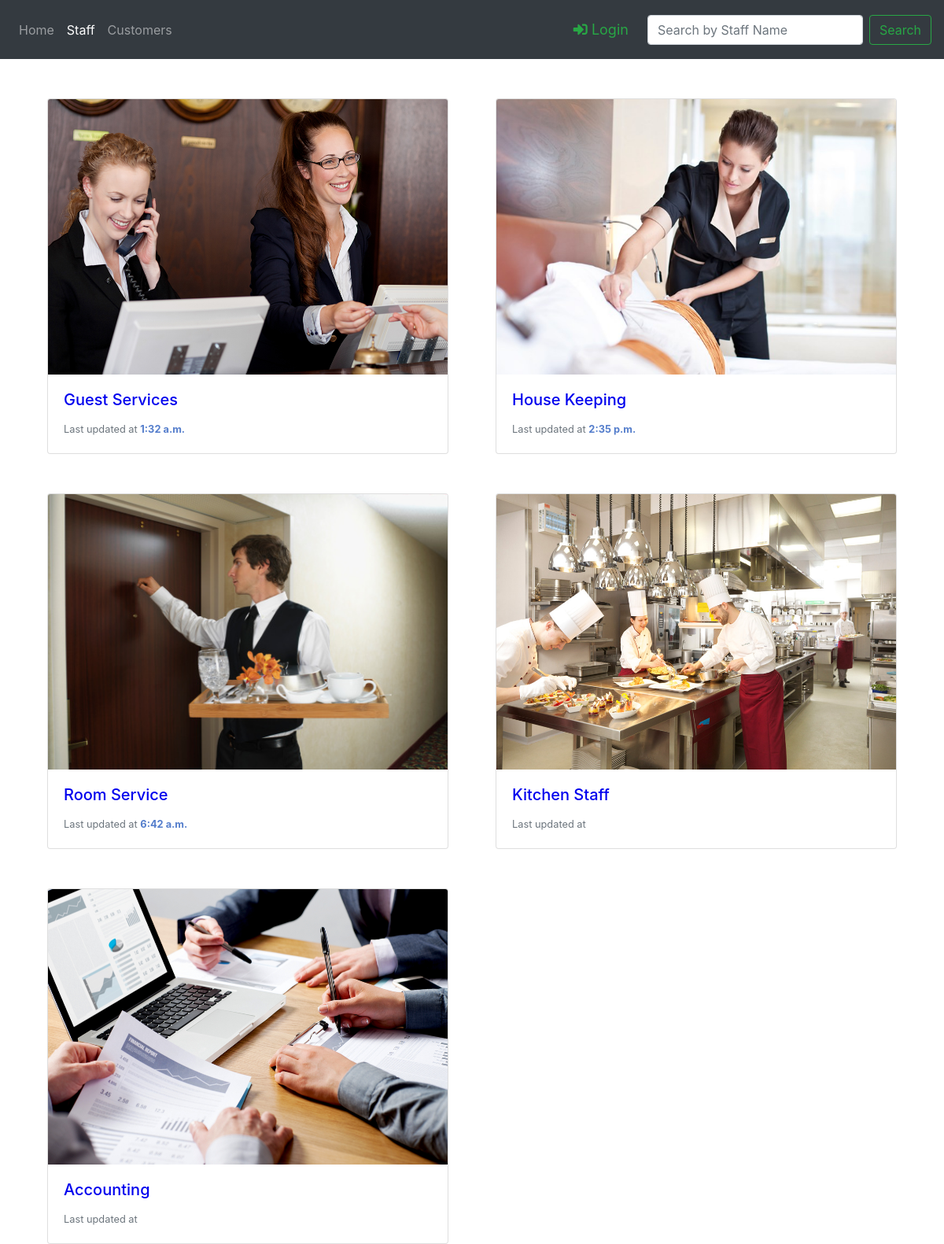
Page /staff/ on the committed database.
### Staff/models.py (models this page shows, shortened)
class Staff(models.Model):
    Name = models.CharField(max_length=100)
    image = models.FileField(null=True)
    salary = models.IntegerField(blank=True, null=True)
    def __str__(self):
        return self.Name

class Employee(models.Model):
    Name = models.CharField(max_length=30)
    Email = models.EmailField(max_length=100)
    profile_pic = models.FileField(null=True)
    status = models.CharField(max_length=20, default='Status')
    time = models.TimeField(default=timezone.now())
    Phone = models.CharField(max_length=14)
    Address = models.CharField(max_length=100, default='7 Address Hotel')
    Staff_name = models.ForeignKey(Staff, on_delete=models.CASCADE)
    class Meta:
        get_latest_by = ['time']

### Staff/views.py (the view)
# urls.py: path('', views.Staff_view, name='Staff_view'),
def Staff_view (request):
    query = request.GET.get("q", None)
    staff = Staff.objects.all()
    if query is not None:
        staff = staff.filter(Name__startswith=query)
    context = {
        "Staff": staff,
        "time": timezone.now()
    }
    return render(request, 'Staff/Staff_view.html', context)

### Staff/templates/Staff/Staff_view.html (shortened to what this page needs)
{% extends 'Staff/base.html' %}
{% block staticfiles %}
    {% load static %}
    <link rel="stylesheet" type="text/css" href="{% static 'Staff/Staff_view.css'  %}">
{% endblock %}
{% block search_input %}
    <form class="form-inline my-2 my-lg-0" method="get" action="">
      <input class="form-control mr-sm-2" type="search" placeholder="Search by Staff Name" name="q" value="{{ request.Get.q }}">
      <button class="btn btn-outline-success my-2 my-sm-0" type="submit">Search</button>
    </form>
{% endblock %}
{% block body %}
<div class="card-deck" >
    <div class="container">
        <div class="row">
            {% for staff_team in Staff %}
                <div class="col-lg-6 col-md-6 col-sm-12" >
                 <div class="card">
                    <a href="{% url 'Staff_list' staff_team %}"><img class="card-img-top"  src="{{ staff_team.image.url }}" alt="Card image cap"></a>
                    <div class="card-body">
                      <h5 class="card-title"><a href="{% url 'Staff_list' staff_team %}">{{ staff_team.Name }}</a></h5>
                      <p class="card-text"><small class="text-muted">Last updated at <span class="time">{{ staff_team.employee_set.latest.time }}</span></small></p>
                    </div>
                 </div>
                </div>
            {% endfor %}
        </div>
    </div>
  </div>
{% endblock %}

### Staff/templates/Staff/base.html (shortened to what this page needs)
<!DOCTYPE html>
<html lang="en">
<head>
    <link rel="stylesheet" href="https://stackpath.bootstrapcdn.com/bootstrap/4.1.3/css/bootstrap.min.css">
    <link rel="stylesheet" href="https://use.fontawesome.com/releases/v5.5.0/css/all.css">
    {% block staticfiles %}
    {% endblock %}
</head>
<body>
<nav class="navbar navbar-expand-lg navbar-dark bg-dark">
  <div class="collapse navbar-collapse" id="navbarTogglerDemo02">
    <ul class="navbar-nav mr-auto mt-2 mt-lg-0">
        {% if request.user.is_authenticated and user.is_superuser %}
          <li class="nav-item ">
                  <a class="nav-link" href="{% url 'admin_login' %}">Home <span class="sr-only">(current)</span></a>
          </li>
        {% else %}
          <li class="nav-item ">
                  <a class="nav-link" href="#">Home <span class="sr-only">(current)</span></a>
          </li>
        {% endif %}
      <li class="nav-item active">
        <a class="nav-link" href="{% url 'Staff_view' %}">Staff</a>
      </li>
      <li class="nav-item">
        <a class="nav-link" href="#">Customers</a>
      </li>
    </ul>
    <ul class="navbar-nav navbar  ">
        {% if request.user.is_authenticated  %}
            <li class="nav-item dropdown">
                <a style="font-size: 18px;color: #28a745" class="nav-link dropdown-toggle"  id="navbarDropdown" role="button" data-toggle="dropdown" aria-haspopup="true" aria-expanded="false" href="#">{{ user.username }} </a>
                <div class="dropdown-menu" style="background-color: #444444;" aria-labelledby="navbarDropdown">
                  <a class="dropdown-item" style="color: #28a745;" href="{% url 'User_logout' %}">Log out</a>
                </div>
            </li>
            {% block create_staff %}
            {% endblock %}
            {% block Add_employee %}
            {% endblock %}
        {% else %}
            <li class="nav-item"><a style="font-size: 18px;color: #28a745" class="nav-link" href="{% url 'Receptionist_login' %}"><i class="fas fa-sign-in-alt"></i> Login</a></li>
        {% endif %}
    </ul>
    {% block search_input  %}
    {% endblock %}
  </div>
</nav>
{% block body %}{% endblock %}
</body>
</html>

### Staff/static/Staff/Staff_view.css (style rules this page uses)
.card { margin-top:50px; }
@media (min-width: 768px) { .card .card-img-top { height: 350px; } }
a:-webkit-any-link { color: -webkit-link; cursor: pointer; text-decoration: none; }
.time { color: #557ECC; font-weight: bold; }
.card .card-body p { float: left; }

### rows in the picture
Staff: image (picture), Name "Guest Services", employee_set.latest.time "1:32 a.m."
Staff: image (picture), Name "House Keeping", employee_set.latest.time "2:35 p.m."
Staff: image (picture), Name "Room Service", employee_set.latest.time "6:42 a.m."
Staff: image (picture), Name "Kitchen Staff"
Staff: image (picture), Name "Accounting"
